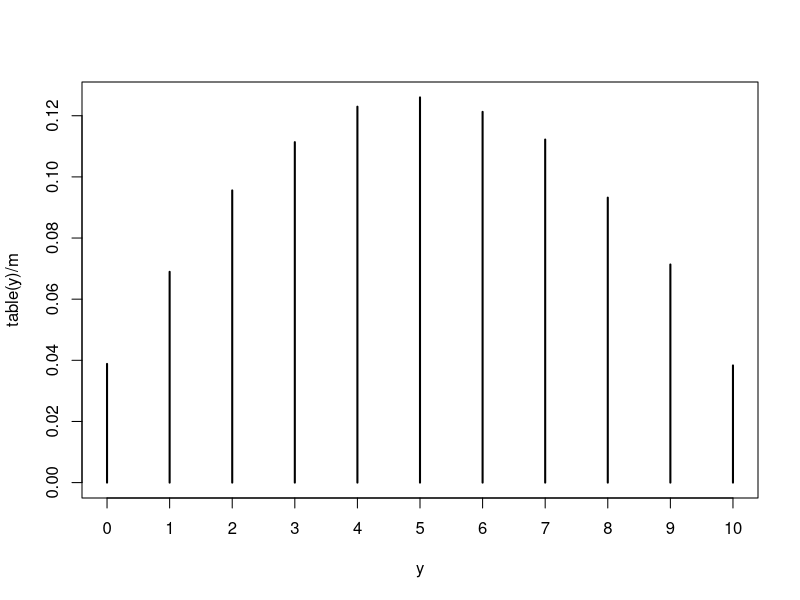

This figure's R source:
# seek the expected value of theta or the mean of this gamma distribution
# we can use the sample mean from our simulated values
set.seed(32)

m=10000
a=2.0
b=1.0/3.0

####(1)
theta=rgamma(n=m,shape=a,rate=b)
# the mean of that normal distribution is the true expected value of theta
# the variance of that normal distribution is the true variance of theta divided by m
# if we increase m by a very large number, the variance of our Monte Carlo estimate gets very small

se=sd(theta)/sqrt(m)
# sd function is the sample standard deviation
se
# this is the standard error of our approximation to the expected value of theta

2.0*se

mean(theta)-2.0*se
mean(theta)+2.0*se
# the true mean of this gamma distribution is between 5.9 and 6.1


####(2)
ind=theta<5
mean(ind)
pgamma(5.0,shape=a,rate=b)

se=sd(ind)/sqrt(m)
se
2*se



#### 1. simulate phi_i from Beta(2,2)
#### 2. simulate y_i from Binom(10,phi_i)

m=1e5

y=numeric(m)

head(y)
phi=numeric(m)

for(i in 1:m){
  phi[i]=rbeta(1,shape1=2.0,shape2=2.0)
  y[i]=rbinom(1,size=10,prob=phi[i])
}

phi=rbeta(m,shape1=2.0,shape2=2.0)
y=rbinom(m,size=10,prob=phi)
table(y)/m
plot(table(y)/m)